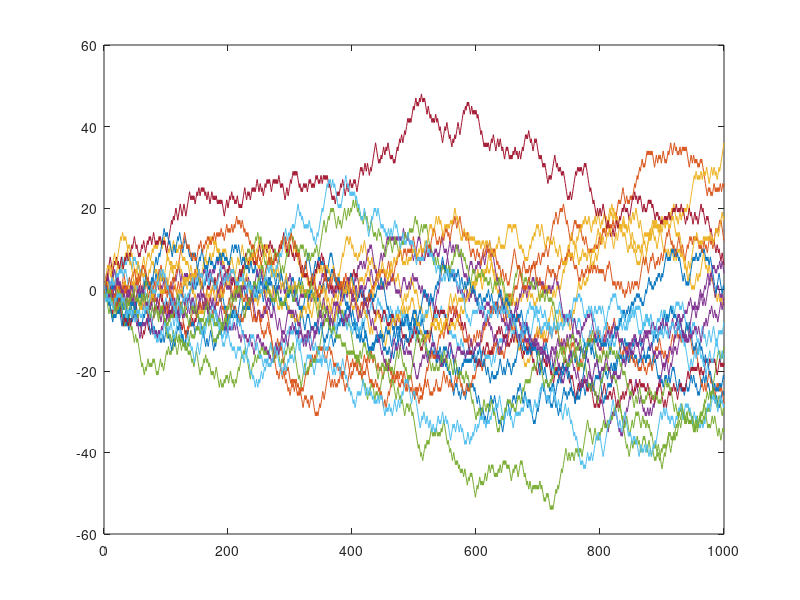

The MATLAB source for this figure:
figure;
for j = 1:20;




cointotal = 0;
coinarray = [];
for i = 1:1000
    if rand < .5        %%heads
       cointotal = cointotal + 1;
       coinarray = [coinarray cointotal];
    else 
       cointotal = cointotal - 1;
       coinarray = [coinarray cointotal];
    end
end

plot(1:1000,coinarray);

hold all;

end;